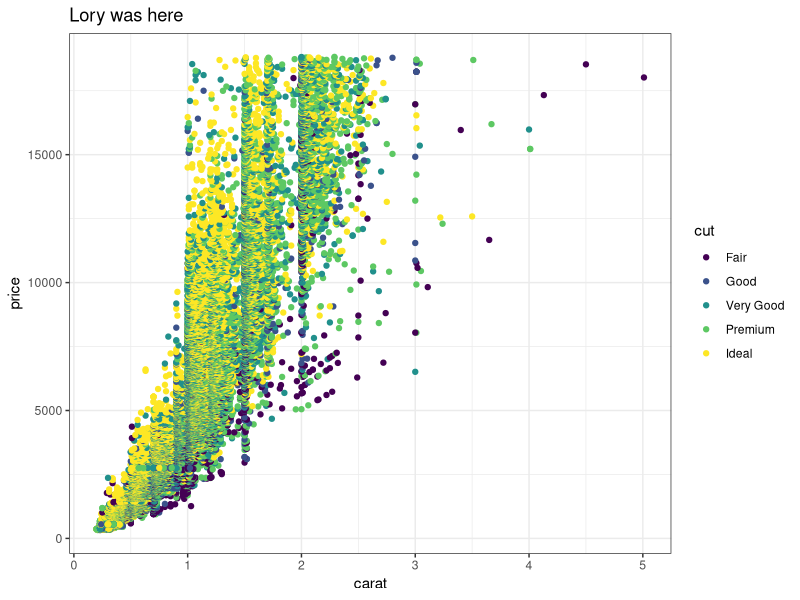
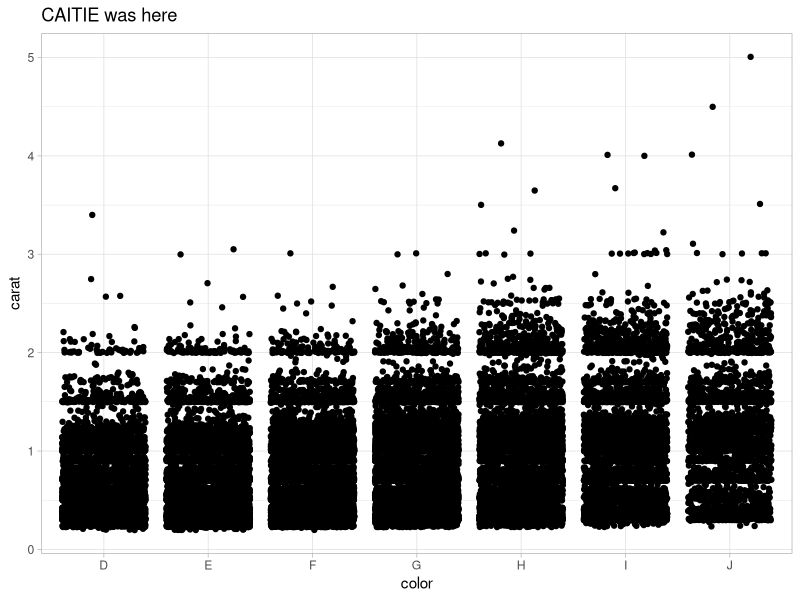
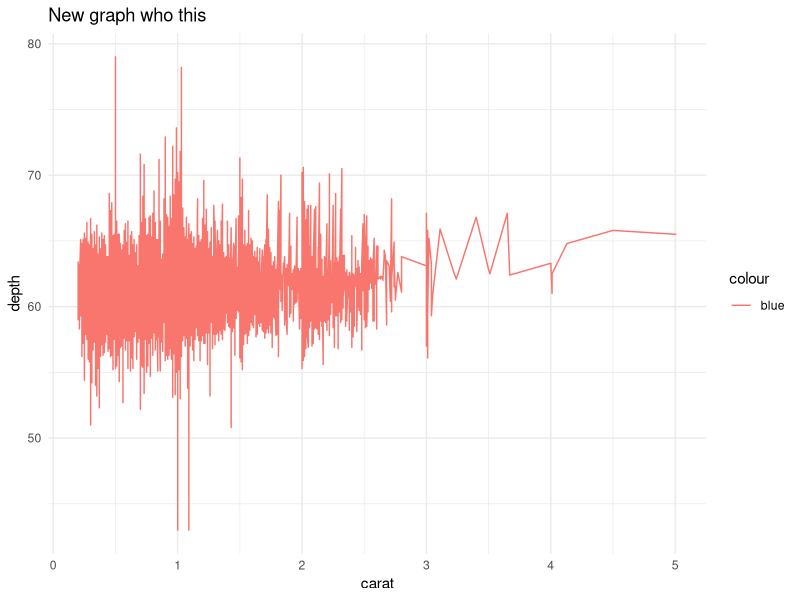
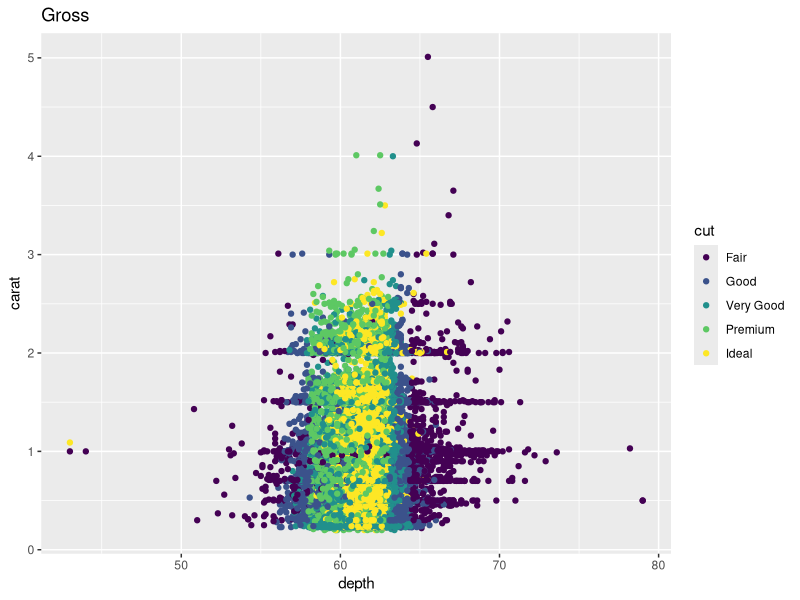

Reproduce these figures in R, in order.
## ---- chunk 1
knitr::opts_chunk$set(echo = TRUE)
library(tidyverse)
## ---- chunk 2
# Partner 1: 
# Run the code below to see the original graph
# Change the code below to make the point color change based on 'cut', and update the theme to theme_bw(). Update the title to include your first name. 

ggplot(data = diamonds, aes(x = carat, y = price, color = cut)) +
  geom_point() +
  theme_bw() +
  labs(title = "Lory was here")
## ---- chunk 3
# Partner 2: 
# Run the code below to see the original graph
# Change the code below to make the geom a geom_jitter, and update the theme to theme_light. Update the title to include your first name. 

ggplot(data = diamonds, aes(x = color, y = carat)) +
  geom_jitter() +
  theme_light() +
  labs(title = "CAITIE was here")
## ---- chunk 4
ggplot(data = diamonds, aes(x = carat, y = depth)) +
  geom_line(aes(colour = "blue")) +
  theme_minimal() +
  labs(title = "New graph who this")
diamonds2 <- diamonds %>% 
  select(cut)

diamonds3 <- diamonds %>% 
  select(carat)
# etc etc changes :)


## ---- chunk 5

ggplot(data = diamonds, aes(x = depth, y = carat, color = cut)) +
  geom_point() +
  labs(title = "Gross")
